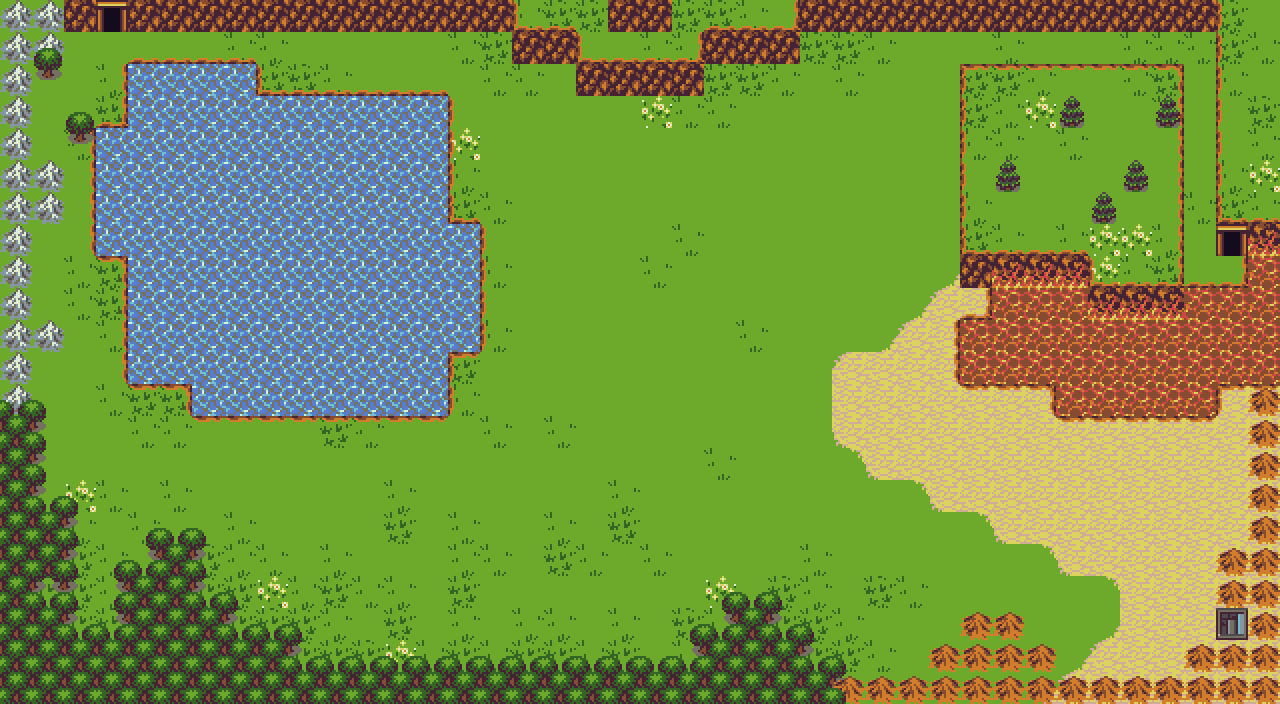

The image is a tile-based game level rendered from a .tmx file. Its description and source (layers, tilesets, objects; grid data summarised) follow:
An orthogonal 40x22 tile map with 32x32 px tiles, 15 tile layers (obstaculos, agua, sombra_agua, pasto, ...).

<map version="1.0" orientation="orthogonal" renderorder="left-down" width="40" height="22" tilewidth="32" tileheight="32">
 <tileset firstgid="1" name="completa32" tilewidth="32" tileheight="32">
  <image source="imagenes/completa32.png" width="576" height="576" />
 </tileset>
 <layer name="obstaculos" width="40" height="22">
  <data>[880 cells, 363 non-empty, 1 distinct tile ids]</data>
 </layer>
 <layer name="agua" width="40" height="22">
  <data>[880 cells, 168 non-empty, 2 distinct tile ids]</data>
 </layer>
 <layer name="sombra_agua" width="40" height="22">
  <data>[880 cells, 136 non-empty, 1 distinct tile ids]</data>
 </layer>
 <layer name="pasto" width="40" height="22">
  <data>[880 cells, 652 non-empty, 1 distinct tile ids]</data>
 </layer>
 <layer name="arena" width="40" height="22">
  <data>[880 cells, 105 non-empty, 5 distinct tile ids]</data>
 </layer>
 <layer name="grama" width="40" height="22">
  <data>[880 cells, 164 non-empty, 3 distinct tile ids]</data>
 </layer>
 <layer name="borde" width="40" height="22">
  <data>[880 cells, 95 non-empty, 8 distinct tile ids]</data>
 </layer>
 <layer name="tronco_der" width="40" height="22">
  <data>[880 cells, 82 non-empty, 5 distinct tile ids]</data>
 </layer>
 <layer name="tronco_izq" width="40" height="22">
  <data>[880 cells, 1 non-empty, 1 distinct tile ids]</data>
 </layer>
 <layer name="personaje" width="40" height="22">
  <data>[880 cells, 0 non-empty, 0 distinct tile ids]</data>
 </layer>
 <layer name="montaña" width="40" height="22">
  <data>[880 cells, 51 non-empty, 2 distinct tile ids]</data>
 </layer>
 <layer name="copa_der" width="40" height="22">
  <data>[880 cells, 47 non-empty, 3 distinct tile ids]</data>
 </layer>
 <layer name="copa_izq" width="40" height="22">
  <data>[880 cells, 30 non-empty, 1 distinct tile ids]</data>
 </layer>
 <layer name="risco" width="40" height="22">
  <data>[880 cells, 47 non-empty, 2 distinct tile ids]</data>
 </layer>
 <layer name="puerta" width="40" height="22">
  <data>[880 cells, 3 non-empty, 2 distinct tile ids]</data>
 </layer>
</map>